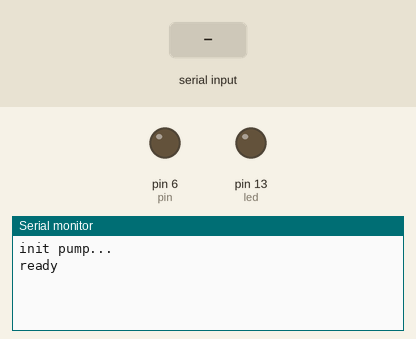
Recording of a sketch running on a simulated Arduino Uno, built with avr-gcc and run on an emulated ATmega328P. Parts: output pins drawn as LEDs (lit = HIGH), the last lines printed to the serial monitor. Inputs (shaded band) come from the test bench.

Above: at 1.2 s.
1.3 s: "pump,1\n" received over Serial
At 2.2 s:
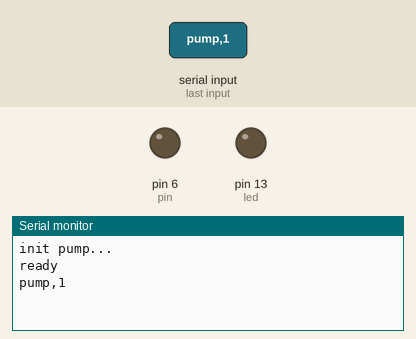
2.8 s: "pump" received over Serial
At 3.5 s:
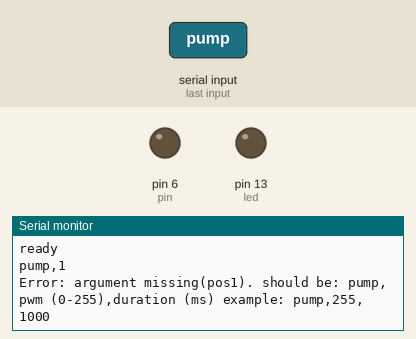

The sketch:

water.ino
```cpp
/*
 * Water
 * Fab March 2022
 */

int pin = 6; // pin D6

void setup() {

  pinMode( pin , OUTPUT);
  pinMode( 13 , OUTPUT); // led
  Serial.begin(115200 );
  Serial.setTimeout( 10 );
  Serial.println("init pump...");
  Serial.println("ready");
}

void loop() {

  delay(10);
  if (Serial.available() > 0) {
    String s = Serial.readString();
    //String s = Serial.readStringUntil('\r\n');
    s.trim();

    if( s.indexOf("pump") != -1)
    {
      //Serial.println( "pump found" );

      char buffer[20];
      int ind1 = s.indexOf(',');
      if ( ind1 == -1 )
      {
        Serial.println( "Error: argument missing(pos1). should be: pump,pwm (0-255),duration (ms) example: pump,255,1000" );
        return;
      }
      String txt = s.substring(0, ind1);
      int ind2 = s.indexOf(',', ind1+1 );
      if ( ind1 == -1 )
      {
        Serial.println( "Error: argument missing(pos2). should be: pump,pwm (0-255),duration (ms) example: pump,255,1000" );
        return;
      }
      s.substring(ind1+1, ind2).toCharArray( buffer, 20 );
      int pwm = atoi( buffer );
      s.substring(ind2+1).toCharArray( buffer, 20 );
      int duration = atoi( buffer );

      //Serial.println( pwm );
      //Serial.println( duration );
      Serial.println( s );
      digitalWrite( 13, HIGH );
      analogWrite( pin , pwm );  // 80
      delay(duration);
      digitalWrite( pin, LOW );
      digitalWrite( 13, LOW );


    }
    /*
    if ( s.equals("drop" ) )
    {
      Serial.println("drop");
      analogWrite( pin , 255 );  // 80
      delay(100); // 17 microlitres
      digitalWrite( pin, LOW );
    }


    if ( s.equals("prime" ) )
    {
      Serial.println("prime");
      analogWrite( pin , 255 ); // 80
      delay(10000); // 100 * 17 microlitres
      digitalWrite( pin, LOW );
      Serial.println("prime done");

    }
    */

  }
  /*
  delay(1000);

    // set the LED with the ledState of the variable:
  //digitalWrite( pin, HIGH );
  //analogWrite( pin , 80 );
  delay(100);

  digitalWrite( pin, LOW );


  //delay(1000);
  */


}
```

Measured:
- after the input at 1.3 s, the serial monitor: prints a new line at once (image 1)
- after the input at 2.8 s, the serial monitor: prints a new line at once (image 2)
